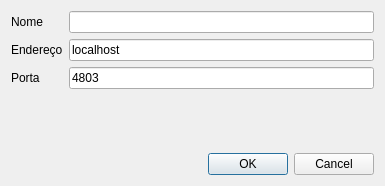
<?xml version="1.0" encoding="UTF-8"?>
<ui version="4.0">
 <class>ConnectionDialog</class>
 <widget class="QDialog" name="ConnectionDialog">
  <property name="geometry">
   <rect>
    <x>0</x>
    <y>0</y>
    <width>385</width>
    <height>186</height>
   </rect>
  </property>
  <property name="minimumSize">
   <size>
    <width>385</width>
    <height>186</height>
   </size>
  </property>
  <property name="maximumSize">
   <size>
    <width>385</width>
    <height>186</height>
   </size>
  </property>
  <property name="windowTitle">
   <string>Conectar</string>
  </property>
  <layout class="QVBoxLayout" name="verticalLayout">
   <item>
    <layout class="QFormLayout" name="formLayout">
     <item row="1" column="0">
      <widget class="QLabel" name="label">
       <property name="text">
        <string>Endereço</string>
       </property>
      </widget>
     </item>
     <item row="1" column="1">
      <widget class="QLineEdit" name="hostField">
       <property name="text">
        <string>localhost</string>
       </property>
      </widget>
     </item>
     <item row="2" column="0">
      <widget class="QLabel" name="label_2">
       <property name="text">
        <string>Porta</string>
       </property>
      </widget>
     </item>
     <item row="2" column="1">
      <widget class="QLineEdit" name="portField">
       <property name="text">
        <string>4803</string>
       </property>
      </widget>
     </item>
     <item row="0" column="0">
      <widget class="QLabel" name="label_3">
       <property name="text">
        <string>Nome</string>
       </property>
      </widget>
     </item>
     <item row="0" column="1">
      <widget class="QLineEdit" name="nameField">
       <property name="maxLength">
        <number>10</number>
       </property>
      </widget>
     </item>
    </layout>
   </item>
   <item>
    <widget class="QDialogButtonBox" name="buttonBox">
     <property name="standardButtons">
      <set>QDialogButtonBox::Cancel|QDialogButtonBox::Ok</set>
     </property>
     <property name="centerButtons">
      <bool>false</bool>
     </property>
    </widget>
   </item>
  </layout>
 </widget>
 <tabstops>
  <tabstop>nameField</tabstop>
  <tabstop>hostField</tabstop>
  <tabstop>portField</tabstop>
 </tabstops>
 <resources/>
 <connections/>
</ui>
